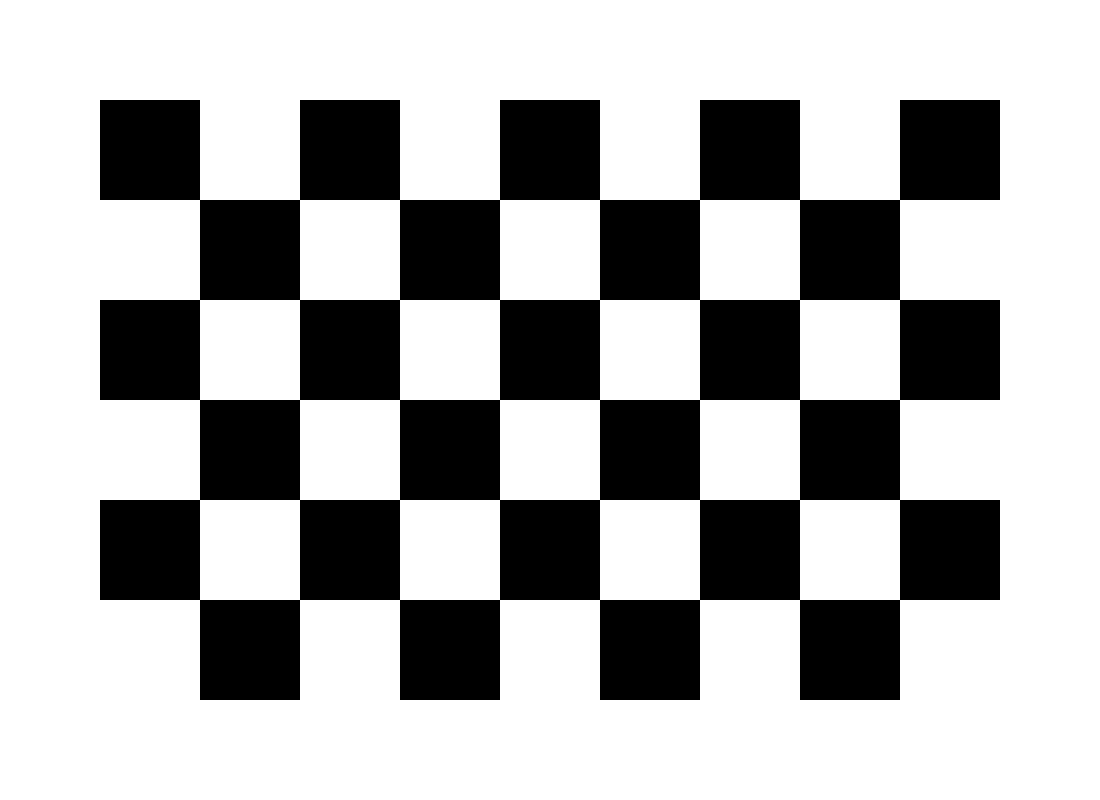
#> input picture calibration/checkerboard_9x6.png, 2200 x 1600 px, given in place of the camera (shown at 1/2 size)
$ python auto_calibrate.py   (older library calls are emulated)
#> lines starting #> are read from the running program, lines starting #| are printed output that depends on the picture; after the words box and inside, x2 and y2 are one past the last pixel; in counts of white or black regions, pixels touching at a corner belong together
### compute/budget.py
# =====================================================================================
# compute/budget.py  -  always work on the NEWEST picture            BRIEF ITEM 2
# -------------------------------------------------------------------------------------
# IN PLAIN WORDS
#   Cameras keep a small queue of pictures. If one frame takes us a bit too long, the
#   next picture we read is already old, and the delay never goes away: the autopilot
#   then corrects for where the drone WAS, not where it IS, and starts to oscillate.
#   Two fixes, cheapest first:
#     1. Ask the camera driver to keep only 1 picture in its queue.
#     2. If we fell behind anyway, throw away the stale pictures and read the fresh one.
#   Old position data is worse than none, so dropping a frame is the right call.
#
# HOW IT WORKS (technical)
#   - cv2.CAP_PROP_BUFFERSIZE = 1 (honoured by V4L2 on Linux; some backends ignore it).
#   - FrameBudget: decides from the frame's AGE after processing (now - when read() gave
#     it to us) plus whether read() had to WAIT. Every camera period of age = one newer
#     frame arrived; if read() returned instantly, the queue was already backed up (assume
#     full). The driver queue holds at most queue_len frames, so grab() away (waiting - 1)
#     and the next read() returns the newest. With a 1-frame queue that is always 0: the
#     one waiting frame IS the newest; dropping it would only make us wait for the next.
#     Simulated (tests/test_budget.py, 60 fps camera, 20 ms work, 4-frame queue): data age
#     76 ms -> 22 ms; 1-frame queue: identical to never dropping.
#     NOT from loop time: the loop includes the wait inside read(), so loop time is always
#     about one period and would throw away every other frame (measured: 30 -> 15 fps).
#     The period is the CAMERA's (Justice D: 60 fps), read from the driver.
#   Only for live cameras: a video file has no queue, it just plays slower.
#
# WHERE IT PLUGS IN
#   vision_hold.py: make_low_latency(cap) after opening a camera, and
#   budget.frames_to_drop(now - t_capture, read wait) at the end of each frame. Proof: tests/test_budget.py.
#
# REFERENCES
#   - OpenCV VideoCapture properties: https://docs.opencv.org/4.x/d4/d15/group__videoio__flags__base.html
#   - Linux V4L2 streaming I/O (driver buffer queue): https://www.kernel.org/doc/html/latest/userspace-api/media/v4l/mmap.html
# =====================================================================================

import sys
import threading
import time

import cv2
import numpy as np

import config


def open_camera(source, raw=False):
    """STAGE 2: open a camera AND ask for the Justice D's real format. Without asking, the APB's /dev/video2
    gives 640x480 (measured 21 Nov 2026). source: "2", "/dev/video2" or a video file name.
    Only a camera on Linux is asked for a format; a laptop webcam or a video file is opened as before."""
    source = str(source)
    is_cam = source.isdigit() or source.startswith("/dev/video")
    if not (is_cam and sys.platform.startswith("linux")):
        return cv2.VideoCapture(int(source) if source.isdigit() else source)
    cap = cv2.VideoCapture(int(source) if source.isdigit() else source, cv2.CAP_V4L2)
    cap.set(cv2.CAP_PROP_FOURCC, cv2.VideoWriter_fourcc(*config.CAMERA_FOURCC))
    cap.set(cv2.CAP_PROP_FRAME_WIDTH, config.CAMERA_SIZE[0])
    cap.set(cv2.CAP_PROP_FRAME_HEIGHT, config.CAMERA_SIZE[1])
    cap.set(cv2.CAP_PROP_FPS, config.CAMERA_FPS)
    if raw:                                    # hand us the camera's own YUYV bytes: see to_gray()
        cap.set(cv2.CAP_PROP_CONVERT_RGB, 0)
    return cap


def to_gray(frame):
    """A grey picture from whatever the camera handed over:
    colour (H, W, 3) -> converted; raw YUYV (H, W, 2) -> its first channel IS the grey picture (free);
    raw YUYV as one flat row -> reshaped first; already grey -> unchanged."""
    w, h = config.CAMERA_SIZE
    if frame.ndim == 3 and frame.shape[2] == 3:
        return cv2.cvtColor(frame, cv2.COLOR_BGR2GRAY)
    if frame.ndim == 3 and frame.shape[2] == 2:
        return np.ascontiguousarray(frame[:, :, 0])
    if frame.size == w * h * 2 and frame.shape[:2] != (h, w):
        return np.ascontiguousarray(frame.reshape(h, w, 2)[:, :, 0])
    return frame if frame.ndim == 2 else frame[:, :, 0]


# [4 lines left out: function camera_fps, not called in this run]


class LatestFrame:
    """STAGE 2: a camera whose read() never waits for the driver. A side thread grabs all the time; read()
    hands over the newest frame not yet seen (waiting only if there is none yet) and `t` is that frame's time.
    `t`: with config.CAMERA_DRIVER_TIMESTAMP the camera driver's own time for the picture (V4L2 buffer time =
    end of the picture, Stage 2 section 02) moved back by READOUT_S / 2 to its middle row, put on our clock;
    otherwise (or if the driver's time is not on time.monotonic) the moment the thread received it.
    `age` = how old the newest picture was when the thread received it (the camera latency; None = unknown).
    Everything else (get, set, release...) goes to the real camera."""

    # [40 lines left out: functions __init__, _driver_age, _loop, read, release, not called in this run]

    def __getattr__(self, name):
        return getattr(self.cap, name)


# [4 lines left out: function make_low_latency, not called in this run]


class FrameBudget:
    # [13 lines left out: functions __init__, frames_to_drop, not called in this run]

### calibration/auto_calibrate.py
# calibration/auto_calibrate.py
# Hands-free camera calibration: the automatic version of calibrate.py.
# No 'c' or 'q' keys:
#   - it takes a snapshot BY ITSELF whenever the checkerboard is fully visible,
#     sharp, held still, and seen from a NEW position or angle;
#   - it finishes BY ITSELF after TARGET_VIEWS snapshots (or when time runs out).
#
# How to run:
#   python -m calibration.auto_calibrate               -> camera 0
#   python -m calibration.auto_calibrate 2             -> camera 2
#   python -m calibration.auto_calibrate /dev/video2   -> the Justice D on the APB (CSI1)
#   python -m calibration.auto_calibrate video.mp4     -> a video you recorded of the board
#   add  --no-window  on a computer without a screen (e.g. the drone)
#   add  --square 0.031  to give the measured square size (metres) without editing the file
#
# Justice D: 1280x720, 114 deg wide. Calibrate at the camera's FULL size (vision_hold.py
# scales K down to the 640x360 it tracks at). If the normal lens model fits badly (wide
# lenses bend a lot near the edges), it automatically tries OpenCV's rational model
# (8 distortion numbers) and keeps whichever fits better; tracker.py needs no change.
#
# What YOU do: slowly move the checkerboard (or the camera) around:
#   near and far, tilted left/right/up/down, and into every corner of the picture.
#   Pause for a moment in each new spot. The program does the rest.

# -------------------------------------------------------------------------------------
# IN PLAIN WORDS (for non-technical readers)
#   Same as calibrate.py (measures the lens), but takes the checkerboard photos by itself
#   when the board is sharp, still and in a new position, so it can run on the drone.
# REFERENCES
#   - Zhang, "A Flexible New Technique for Camera Calibration", IEEE TPAMI 2000.
#   - OpenCV tutorial: https://docs.opencv.org/4.x/dc/dbb/tutorial_py_calibration.html
# -------------------------------------------------------------------------------------

import argparse
import time

import cv2
import numpy as np

import config
from compute.budget import open_camera, to_gray

# ---------------- Settings (check these match YOUR checkerboard!) ----------------
BOARD = (8, 5)           # INNER corners of the checkerboard (columns, rows)
SQUARE_M = 0.025         # size of one square in metres (2.5 cm). Measure yours!
WIDTH, HEIGHT = config.CAMERA_SIZE   # STAGE 2: the size we fly at (measured: 1920x1080). Was 1280, 720  # Justice D's fixed output; asked for on webcams (the Justice D ignores it)
TRY_WIDE_MODEL_ABOVE_PX = 0.5   # normal-model error above this -> also try the rational model
TARGET_VIEWS = 20        # stop automatically after this many snapshots
MIN_VIEWS = 10           # fewest snapshots that still give a usable result
MAX_SECONDS = 300        # give up waiting after 5 minutes (uses what it has)
MIN_GAP_S = 0.7          # at least this long between two snapshots
STILL_PX = 1.5           # board must move less than this (pixels) between frames = held still
MIN_BOARD_SHARPNESS = 30.0   # blur check on the board area (Laplacian variance)
GOOD_ERROR_PX = 1.0      # final error must be below this to save calib.npz

# A snapshot counts as "new" if it differs from EVERY earlier snapshot in at least one way:
NEW_POSITION = 0.12      # board centre moved 12% of the image width/height
NEW_SIZE = 0.25          # board looks 25% bigger or smaller (nearer / further)
NEW_TILT = 0.08          # board is tilted differently


def board_outline(corners):
    """The 4 outer corners of the board: top-left, top-right, bottom-right, bottom-left."""
    cols, rows = BOARD
    c = corners.reshape(-1, 2)
    return c[0], c[cols - 1], c[-1], c[(rows - 1) * cols]


def describe_view(corners, w, h):
    """Five numbers that describe WHERE the board is and HOW it is tilted."""
    tl, tr, br, bl = board_outline(corners)
    quad = np.array([tl, tr, br, bl], np.float32)
    centre = quad.mean(axis=0)
    area = cv2.contourArea(quad) / (w * h)                 # how much of the picture it fills
    left, right = np.linalg.norm(bl - tl), np.linalg.norm(br - tr)
    top_edge, bottom_edge = np.linalg.norm(tr - tl), np.linalg.norm(br - bl)
    tilt_lr = (left - right) / (left + right)              # turned left/right
    tilt_ud = (top_edge - bottom_edge) / (top_edge + bottom_edge)   # tipped up/down
    return dict(x=centre[0] / w, y=centre[1] / h, area=area, tilt_lr=tilt_lr, tilt_ud=tilt_ud)


def is_new_view(view, saved_views):
    """True if this view is clearly different from every snapshot we already have."""
    for old in saved_views:
        moved = math_hypot(view["x"] - old["x"], view["y"] - old["y"]) > NEW_POSITION
        resized = abs(view["area"] - old["area"]) / max(old["area"], 1e-6) > NEW_SIZE
        tilted = (abs(view["tilt_lr"] - old["tilt_lr"]) > NEW_TILT or
                  abs(view["tilt_ud"] - old["tilt_ud"]) > NEW_TILT)
        if not (moved or resized or tilted):
            return False          # too similar to this old snapshot
    return True


def math_hypot(a, b):
    return float(np.hypot(a, b))


def board_sharpness(gray, corners):
    """Blur score of just the board area (so a blurry background doesn't matter)."""
    x, y, bw, bh = cv2.boundingRect(corners.reshape(-1, 2).astype(np.float32))
    patch = gray[max(y, 0):y + bh, max(x, 0):x + bw]
    return cv2.Laplacian(patch, cv2.CV_64F).var() if patch.size else 0.0


def missing_areas(saved_views):
    """Which parts of the picture has the board NOT visited yet? (3x3 grid)"""
    names = [["top-left", "top", "top-right"], ["left", "centre", "right"],
             ["bottom-left", "bottom", "bottom-right"]]
    seen = {(min(int(v["y"] * 3), 2), min(int(v["x"] * 3), 2)) for v in saved_views}
    return [names[r][c] for r in range(3) for c in range(3) if (r, c) not in seen]


def fit_lens(board_pts, image_pts, image_size):
    """Fit the normal lens model; if it fits badly (wide lens), also try the rational
    model and keep the better one. Returns (error_px, K, dist, model name)."""
    error, K, dist, _, _ = cv2.calibrateCamera(board_pts, image_pts, image_size, None, None)
    if error <= TRY_WIDE_MODEL_ABOVE_PX:
        return error, K, dist, "normal"
    e2, K2, d2, _, _ = cv2.calibrateCamera(board_pts, image_pts, image_size, None, None,
                                           flags=cv2.CALIB_RATIONAL_MODEL)
    print(f"Normal lens model: {error:.3f} px, rational (wide-angle) model: {e2:.3f} px")
    if e2 < error:
        return e2, K2, d2, "rational"
    return error, K, dist, "normal"


def main():
    parser = argparse.ArgumentParser(description="Automatic camera calibration")
    parser.add_argument("source", nargs="?", default="0",
                        help="camera number, /dev/videoN, or video file")
    parser.add_argument("--no-window", action="store_true", help="don't open a preview window")
    parser.add_argument("--square", type=float, default=SQUARE_M,
                        help="measured size of one square in metres (default %(default)s)")
    parser.add_argument("--board", default=None, metavar="COLSxROWS",
                        help="INNER corners of your board, e.g. 7x7 for a chess board (default 8x5)")
    args = parser.parse_args()
    if args.board:                                   # STAGE 2: a real board is rarely 9x6 squares
        global BOARD
        BOARD = tuple(int(v) for v in args.board.lower().split("x"))

    is_camera = args.source.isdigit() or args.source.startswith("/dev/video")
    cap = open_camera(args.source, raw=args.no_window)   # STAGE 2: same format request as vision_hold.py
    if is_camera:   # a laptop webcam: ask for the flying resolution (the APB was asked by open_camera)
        cap.set(cv2.CAP_PROP_FRAME_WIDTH, WIDTH)
        cap.set(cv2.CAP_PROP_FRAME_HEIGHT, HEIGHT)
    last_say = 0.0

    # The real-world 3D corner positions of a flat board (z = 0)
    board_points = np.zeros((BOARD[0] * BOARD[1], 3), np.float32)
    board_points[:, :2] = np.mgrid[0:BOARD[0], 0:BOARD[1]].T.reshape(-1, 2) * args.square

    all_board_points, all_image_points, saved_views = [], [], []
    prev_corners, last_snap, image_size = None, 0.0, None
    start = time.time()
    print(f"Auto-calibration: show the {BOARD[0]}x{BOARD[1]} board from many places. "
          f"Stops after {TARGET_VIEWS} snapshots.")

    while len(all_image_points) < TARGET_VIEWS and time.time() - start < MAX_SECONDS:
        try:                                         # STAGE 2: Ctrl+C = finish with the snapshots taken so far
            ok, frame = cap.read()
#> frame is the input picture: shape (1600, 2200, 3); 69.3% white; 1 black region, box (x1, y1, x2, y2) and area: (200, 200, 2000, 1400) 1080000
            gray = to_gray(frame) if ok else None
            k = 2 if ok and gray.shape[1] > 1280 else 1      # half-size search: 4x faster on the APB;
#> k = 2
            found_now = cv2.findChessboardCornersSB(gray[::k, ::k], BOARD) if ok else None   # refined below
        except KeyboardInterrupt:
            print("Stopped by Ctrl+C: calculating from what was captured.")
            break
        if not ok:
            break                                    # video ended / camera unplugged
        h, w = gray.shape
#> h = 1600; w = 2200
        image_size = (w, h)
#> image_size = (2200, 1600)

        found, corners = found_now
#> found = True; corners = 40 rows, first 8: [899.5, 599.5], [799.5, 599.5], [699.5, 599.5], [599.5, 599.5], [499.6, 599.5], [399.5, 599.5], [299.6, 599.5], [199.5, 599.5]
        if found and k > 1:
            corners = corners * k
#> corners = 40 rows, first 8: [1798.9, 1199], [1599.1, 1199], [1399, 1199], [1199, 1199], [999.1, 1199], [799, 1199], [599.1, 1199], [398.9, 1199]
        status = "looking for the board..."
        if found:
            # 1. Held still? (compare with where the corners were in the last frame)
            still = (prev_corners is not None and
                     np.abs(corners - prev_corners).reshape(-1, 2).mean() < STILL_PX * max(1.0, w / 640))
#> still = False
            # STAGE 2 (measured): 1.5 px at 1920 wide was never met by a hand-held drone; the limit now grows
            # with the picture (4.5 px at 1920). The sharpness check below still rejects motion blur
            # 2. Sharp enough? 3. New place or angle? 4. Not too soon after the last one?
            sharp = board_sharpness(gray, corners) > MIN_BOARD_SHARPNESS
#> in board_sharpness, `x, y, bw, bh = cv2.boundingRect(corners.reshape(-1, 2).astype(np.float..`: x = 398; bw = 1401; bh = 802
#> in board_sharpness, `patch = gray[max(y, 0):y + bh, max(x, 0):x + bw]`:
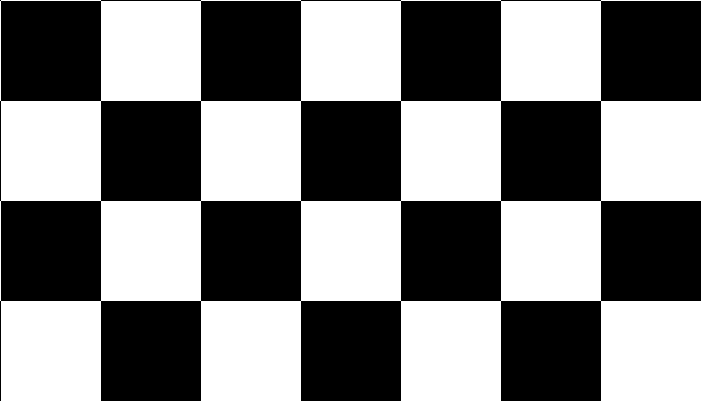
#> patch: shape (802, 1401) (shown at 1/2 size); 50% white; 1 black region, box (x1, y1, x2, y2) and area: (0, 0, 1401, 802) 561604
#> sharp = True
            view = describe_view(corners, w, h)
#> in board_outline, `c = corners.reshape(-1, 2)`: c = 40 pairs, first value 398.9 to 1799, second value 399 to 1199
#> in describe_view, `tl, tr, br, bl = board_outline(corners)`: tl = [1798.9, 1199]; tr = [398.9, 1199]; br = [398.9, 399]; bl = [1798.9, 399]
#> in describe_view, `quad = np.array([tl, tr, br, bl], np.float32)`: quad = [[1798.9, 1199], [398.9, 1199], [398.9, 399], [1798.9, 399]]
#> in describe_view, `centre = quad.mean(axis=0)`: centre = [1098.9, 799]
#> in describe_view, `area = cv2.contourArea(quad) / (w * h)`: area = 0.318
#> in describe_view, `left, right = np.linalg.norm(bl - tl), np.linalg.norm(br - tr)`: left = 800; right = 799.9
#> in describe_view, `top_edge, bottom_edge = np.linalg.norm(tr - tl), np.linalg.norm(br - bl)`: top_edge = 1400
#> in describe_view, `tilt_lr = (left - right) / (left + right)`: tilt_lr = 2.3e-05
#> in describe_view, `tilt_ud = (top_edge - bottom_edge) / (top_edge + bottom_edge)`: tilt_ud = 9.33e-06
#> view = {'x': 0.5, 'y': 0.499, 'area': 0.318, 'tilt_lr': 2.3e-05, 'tilt_ud': 9.33e-06}
            new = is_new_view(view, saved_views)
#> new = True
            waited = time.time() - last_snap > MIN_GAP_S

            if still and sharp and new and waited:
                # ---- SNAPSHOT (this is what pressing 'c' used to do) ----
                crit = (cv2.TERM_CRITERIA_EPS + cv2.TERM_CRITERIA_MAX_ITER, 30, 0.001)
                corners = cv2.cornerSubPix(gray, corners, (11, 11), (-1, -1), crit)
                all_board_points.append(board_points)
                all_image_points.append(corners)
                saved_views.append(view)
                last_snap = time.time()
                todo = missing_areas(saved_views)
                hint = f"  still to visit: {', '.join(todo)}" if todo else "  all areas covered"
                print(f"Snapshot {len(all_image_points)}/{TARGET_VIEWS}.{hint}")
            status = ("move to a NEW spot or angle" if not new else
                      "hold still..." if not still else
                      "too blurry" if not sharp else "ok")
#> status = 'hold still...'
            prev_corners = corners
#> prev_corners has the same summary as corners
        else:
            prev_corners = None

        if args.no_window and time.time() - last_say > 1.5:      # STAGE 2: no screen on the drone, so say it
            last_say = time.time()
            print(f"  {len(all_image_points)}/{TARGET_VIEWS}  {status}", flush=True)
        if not args.no_window:
            if found:
                cv2.drawChessboardCorners(frame, BOARD, corners, found)
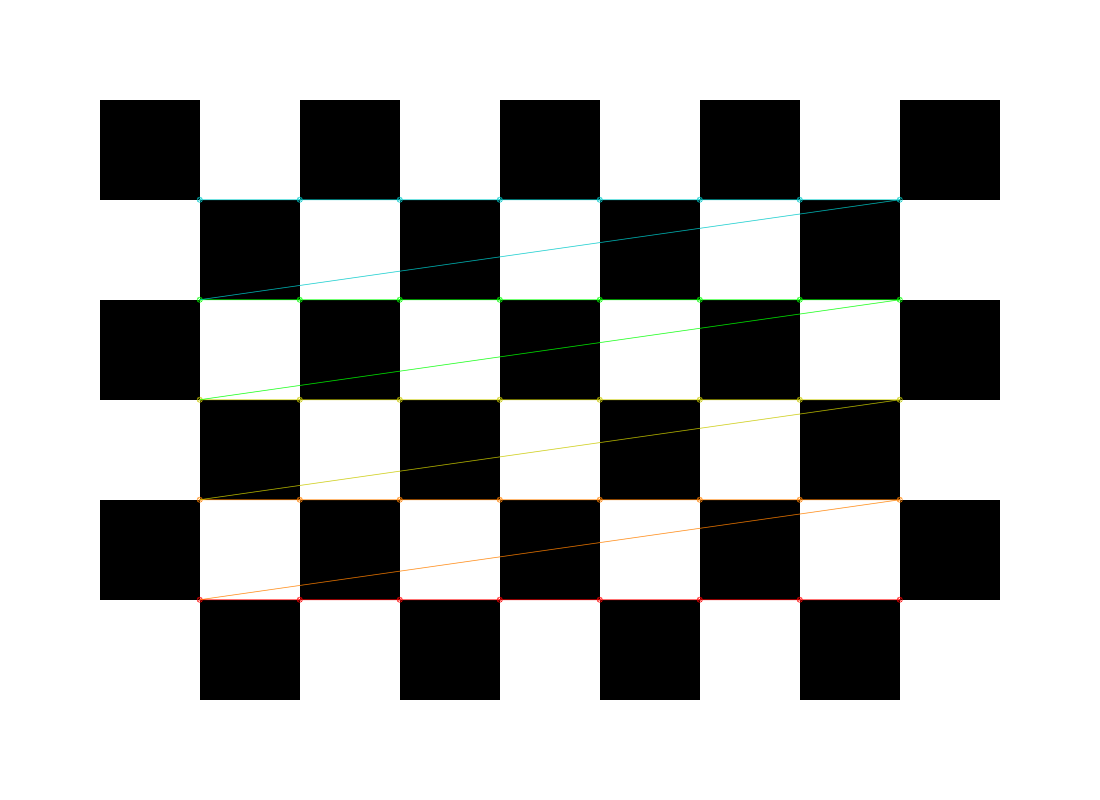
#> frame: shape (1600, 2200, 3) (shown at 1/2 size); 1.17% of pixels changed, all inside (x1, y1, x2, y2) = (393, 393, 1806, 1206)
            cv2.putText(frame, f"{len(all_image_points)}/{TARGET_VIEWS}  {status}", (10, 30),
                        cv2.FONT_HERSHEY_SIMPLEX, 0.6, (0, 255, 0), 2)
#> frame: shape (1600, 2200, 3); 0.03% of pixels changed, all inside (x1, y1, x2, y2) = (11, 14, 176, 36)
            cv2.imshow("auto calibrate", frame)
            cv2.waitKey(1)

    cap.release()
    cv2.destroyAllWindows()

    # ---- FINISH (this is what pressing 'q' used to do) ----
    n = len(all_image_points)
    if n < MIN_VIEWS:
        print(f"Only {n} snapshots (need {MIN_VIEWS}). Move the board around more and run again.")
        return
    error, K, dist, model = fit_lens(all_board_points, all_image_points, image_size)
    print(f"\nUsed {n} snapshots at {image_size[0]}x{image_size[1]} ({model} lens model).")
    if image_size != (WIDTH, HEIGHT):
        print(f"Note: the camera gave {image_size[0]}x{image_size[1]}, not {WIDTH}x{HEIGHT}. "
              f"Fine for a webcam test; on the drone it must be the Justice D's full size.")
    print(f"Average error: {error:.3f} px (below 0.5 = great, below {GOOD_ERROR_PX} = fine)")
    print(f"Focal length: {K[0, 0]:.1f} x {K[1, 1]:.1f} px,  centre: ({K[0, 2]:.1f}, {K[1, 2]:.1f})")
    if error < GOOD_ERROR_PX:
        np.savez("calib.npz", K=K, dist=dist, size=np.array(image_size))
        print("Saved calib.npz")
    else:
        np.savez("calib_rejected.npz", K=K, dist=dist, size=np.array(image_size))
        print("Error too high: saved as calib_rejected.npz instead. Run again with more "
              "varied, steadier views (or tell the team: the lens may need the fisheye model).")


if __name__ == "__main__":
    main()
